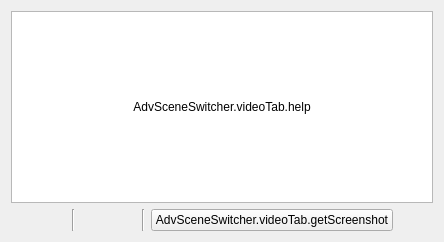
     <widget class="QWidget" name="videoTab">
      <attribute name="title">
       <string>AdvSceneSwitcher.videoTab.title</string>
      </attribute>
      <layout class="QVBoxLayout" name="verticalLayout_29">
       <item>
        <layout class="QGridLayout" name="gridLayout_22">
         <item row="0" column="0">
          <widget class="QListWidget" name="videoSwitches">
           <property name="sizePolicy">
            <sizepolicy hsizetype="Expanding" vsizetype="Expanding">
             <horstretch>0</horstretch>
             <verstretch>0</verstretch>
            </sizepolicy>
           </property>
           <property name="sortingEnabled">
            <bool>false</bool>
           </property>
          </widget>
         </item>
         <item row="0" column="0">
          <widget class="QLabel" name="videoHelp">
           <property name="text">
            <string>AdvSceneSwitcher.videoTab.help</string>
           </property>
           <property name="alignment">
            <set>Qt::AlignCenter</set>
           </property>
           <property name="wordWrap">
            <bool>true</bool>
           </property>
          </widget>
         </item>
        </layout>
       </item>
       <item>
        <layout class="QHBoxLayout" name="horizontalLayout_58">
         <item>
          <widget class="QPushButton" name="videoAdd">
           <property name="maximumSize">
            <size>
             <width>22</width>
             <height>22</height>
            </size>
           </property>
           <property name="flat">
            <bool>true</bool>
           </property>
           <property name="themeID" stdset="0">
            <string notr="true">addIconSmall</string>
           </property>
           <property name="class" stdset="0">
            <string notr="true">icon-plus</string>
           </property>
          </widget>
         </item>
         <item>
          <widget class="QPushButton" name="videoRemove">
           <property name="maximumSize">
            <size>
             <width>22</width>
             <height>22</height>
            </size>
           </property>
           <property name="flat">
            <bool>true</bool>
           </property>
           <property name="themeID" stdset="0">
            <string notr="true">removeIconSmall</string>
           </property>
           <property name="class" stdset="0">
            <string notr="true">icon-trash</string>
           </property>
          </widget>
         </item>
         <item>
          <spacer name="horizontalSpacer_124">
           <property name="orientation">
            <enum>Qt::Horizontal</enum>
           </property>
           <property name="sizeType">
            <enum>QSizePolicy::Fixed</enum>
           </property>
           <property name="sizeHint" stdset="0">
            <size>
             <width>5</width>
             <height>20</height>
            </size>
           </property>
          </spacer>
         </item>
         <item>
          <widget class="Line" name="line_43">
           <property name="orientation">
            <enum>Qt::Vertical</enum>
           </property>
          </widget>
         </item>
         <item>
          <spacer name="horizontalSpacer_125">
           <property name="orientation">
            <enum>Qt::Horizontal</enum>
           </property>
           <property name="sizeType">
            <enum>QSizePolicy::Fixed</enum>
           </property>
           <property name="sizeHint" stdset="0">
            <size>
             <width>5</width>
             <height>20</height>
            </size>
           </property>
          </spacer>
         </item>
         <item>
          <widget class="QPushButton" name="videoUp">
           <property name="maximumSize">
            <size>
             <width>22</width>
             <height>22</height>
            </size>
           </property>
           <property name="text">
            <string/>
           </property>
           <property name="flat">
            <bool>true</bool>
           </property>
           <property name="themeID" stdset="0">
            <string>upArrowIconSmall</string>
           </property>
           <property name="class" stdset="0">
            <string notr="true">icon-up</string>
           </property>
          </widget>
         </item>
         <item>
          <widget class="QPushButton" name="videoDown">
           <property name="maximumSize">
            <size>
             <width>22</width>
             <height>22</height>
            </size>
           </property>
           <property name="text">
            <string/>
           </property>
           <property name="flat">
            <bool>true</bool>
           </property>
           <property name="themeID" stdset="0">
            <string>downArrowIconSmall</string>
           </property>
           <property name="class" stdset="0">
            <string notr="true">icon-down</string>
           </property>
          </widget>
         </item>
         <item>
          <widget class="Line" name="line">
           <property name="orientation">
            <enum>Qt::Vertical</enum>
           </property>
          </widget>
         </item>
         <item>
          <widget class="QPushButton" name="getScreenshot">
           <property name="text">
            <string>AdvSceneSwitcher.videoTab.getScreenshot</string>
           </property>
          </widget>
         </item>
         <item>
          <spacer name="horizontalSpacer_62">
           <property name="orientation">
            <enum>Qt::Horizontal</enum>
           </property>
           <property name="sizeHint" stdset="0">
            <size>
             <width>40</width>
             <height>20</height>
            </size>
           </property>
          </spacer>
         </item>
        </layout>
       </item>
      </layout>
     </widget>
